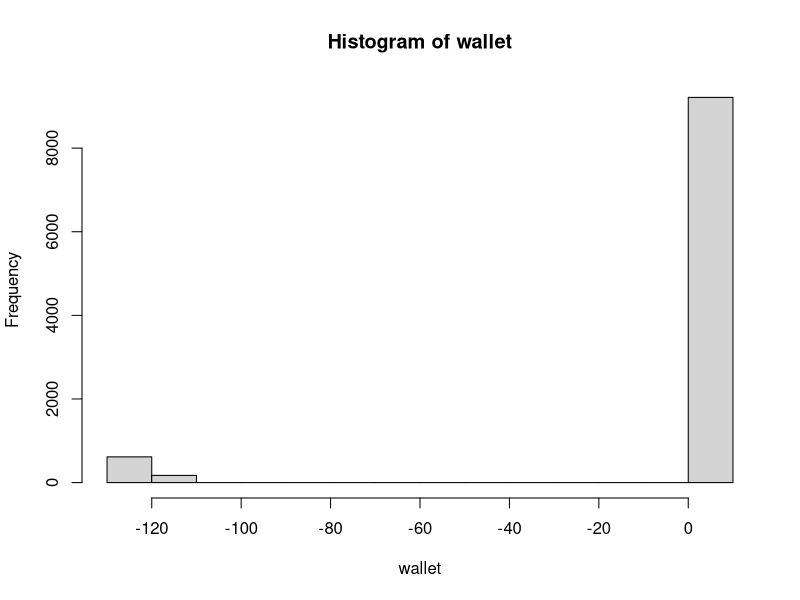
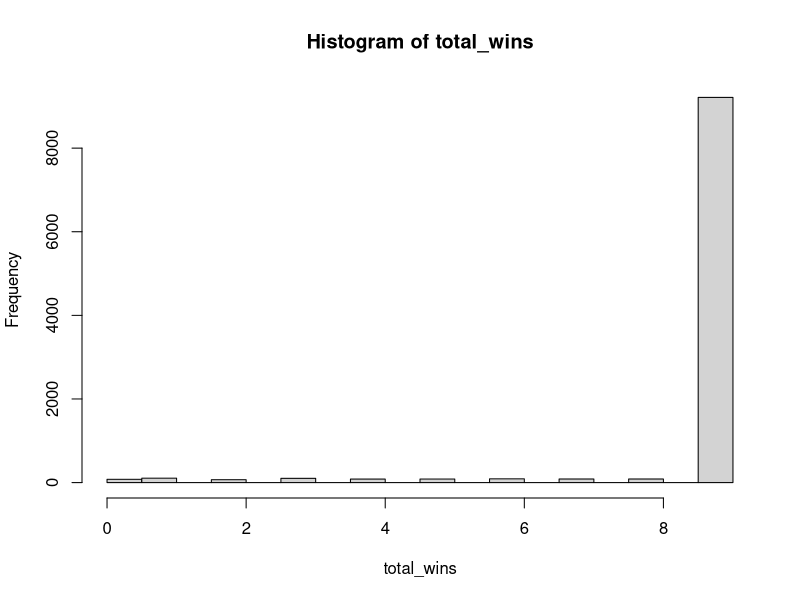
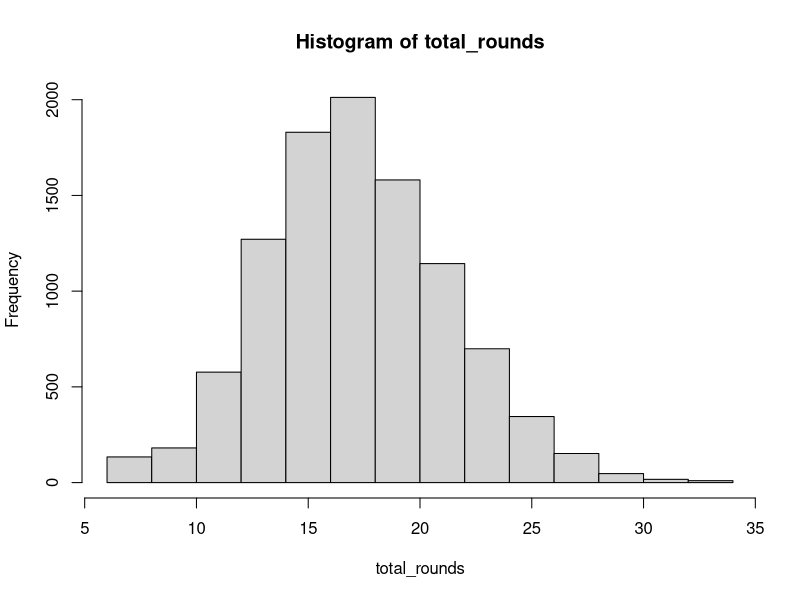

These figures' R source, in order:
wallet <- rep(1, 10000) # change this since every while we decrement the bet and at the start we have 1 dollar
bet = as.integer(1)
total_rounds <- rep(0, 10000)
total_wins <- rep(0, 10000)
wins = as.integer(0)

red <- c(32, 19, 21, 25, 34, 27, 36, 30, 23, 5, 16, 1, 14, 9, 18, 7, 12 ,3)

for (i in 1:10000) {
  bet = as.integer(1)
  while (wallet[i] < 10 && !(bet > 100)) {
    wallet[i] = wallet[i] - bet
    total_rounds[i] = total_rounds[i] + 1
    if (is.element(sample(0:36, 1), red)){
      wallet[i] = wallet[i] + (bet*2)
      bet = 1
      total_wins[i] = total_wins[i] + 1
    }
    else {
      bet = bet * 2
    }
  }
  if(wallet[i] == 10) {
    wins = wins + 1
  }
}

mean(wallet)
mean(total_rounds)
mean(total_wins) # added for checking wins

hist(wallet)
hist(total_wins)
hist(total_rounds)
sum(total_wins)
wins
